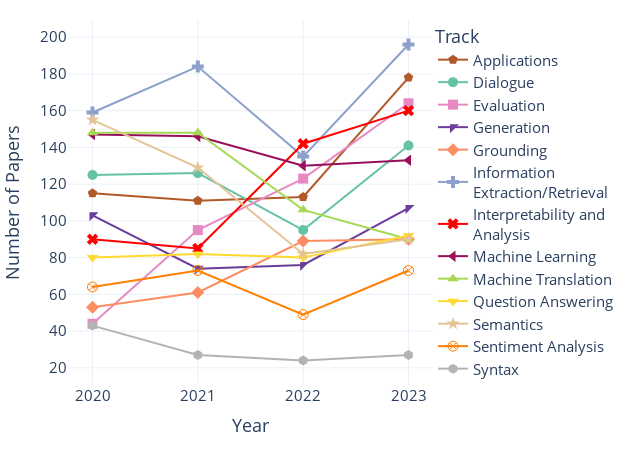

The code cell stored with this chart in its notebook:
### Markdown cell above
### Number of papers in EMNLP/ACL per year by track

### Code cell
count_data = post_2020_df.groupby('year')['track'].value_counts().unstack().fillna(0)
tracks = count_data.columns
fig = go.Figure()

for track in tracks:
    style = track_styles.get(track, {})
    fig.add_trace(go.Scatter(
        x=count_data.index, 
        y=count_data[track], 
        mode='lines+markers',
        name=track_to_pretty_name(track),
        line=dict(color=style['color']),
        marker=dict(symbol=style['marker'], size=10)
    ))


fig.update_layout(
    xaxis_title='Year',
    yaxis_title='Number of Papers',
    legend_title='Track',
    legend=dict(
        x=1,
        y=1,
        bgcolor='rgba(255, 255, 255, 0.5)',
        bordercolor='rgba(0, 0, 0, 0.1)'
    ),
    xaxis=dict(tickmode='array', tickvals=count_data.index, type='category'),
    template='plotly_white',
    width=630,
    height=465,
    margin=dict(l=20, t=20),
    font=dict(size=15)
)

fig.show()

### Figure 1 — Plotly figure (JSON) as saved in the notebook; plotly's stock layout.template omitted (floating-point values rounded to 4 significant figures)
{"data": [{"line": {"color": "#b15928"}, "marker": {"size": 10, "symbol": "pentagon"}, "mode": "lines+markers", "name": "Applications", "type": "scatter", "x": [2020, 2021, 2022, 2023], "y": [115, 111, 113, 178]}, {"line": {"color": "#66c2a5"}, "marker": {"size": 10, "symbol": "circle"}, "mode": "lines+markers", "name": "Dialogue", "type": "scatter", "x": [2020, 2021, 2022, 2023], "y": [125, 126, 95, 141]}, {"line": {"color": "#e78ac3"}, "marker": {"size": 10, "symbol": "square"}, "mode": "lines+markers", "name": "Evaluation", "type": "scatter", "x": [2020, 2021, 2022, 2023], "y": [44, 95, 123, 164]}, {"line": {"color": "#6a3d9a"}, "marker": {"size": 10, "symbol": "triangle-nw"}, "mode": "lines+markers", "name": "Generation", "type": "scatter", "x": [2020, 2021, 2022, 2023], "y": [103, 74, 76, 107]}, {"line": {"color": "#fc8d62"}, "marker": {"size": 10, "symbol": "diamond"}, "mode": "lines+markers", "name": "Grounding", "type": "scatter", "x": [2020, 2021, 2022, 2023], "y": [53, 61, 89, 90]}, {"line": {"color": "#8da0cb"}, "marker": {"size": 10, "symbol": "cross"}, "mode": "lines+markers", "name": "Information <br>Extraction/Retrieval", "type": "scatter", "x": [2020, 2021, 2022, 2023], "y": [159, 184, 135, 196]}, {"line": {"color": "#FF0000"}, "marker": {"size": 10, "symbol": "x"}, "mode": "lines+markers", "name": "Interpretability and <br>Analysis", "type": "scatter", "x": [2020, 2021, 2022, 2023], "y": [90, 85, 142, 160]}, {"line": {"color": "#980e59"}, "marker": {"size": 10, "symbol": "triangle-left"}, "mode": "lines+markers", "name": "Machine Learning", "type": "scatter", "x": [2020, 2021, 2022, 2023], "y": [147, 146, 130, 133]}, {"line": {"color": "#a6d854"}, "marker": {"size": 10, "symbol": "triangle-up"}, "mode": "lines+markers", "name": "Machine Translation", "type": "scatter", "x": [2020, 2021, 2022, 2023], "y": [148, 148, 106, 90]}, {"line": {"color": "#ffd92f"}, "marker": {"size": 10, "symbol": "triangle-down"}, "mode": "lines+markers", "name": "Question Answering", "type": "scatter", "x": [2020, 2021, 2022, 2023], "y": [80, 82, 80, 92]}, {"line": {"color": "#e5c494"}, "marker": {"size": 10, "symbol": "star"}, "mode": "lines+markers", "name": "Semantics", "type": "scatter", "x": [2020, 2021, 2022, 2023], "y": [155, 129, 82, 90]}, {"line": {"color": "#ff7f00"}, "marker": {"size": 10, "symbol": "circle-x-open"}, "mode": "lines+markers", "name": "Sentiment Analysis", "type": "scatter", "x": [2020, 2021, 2022, 2023], "y": [64, 73, 49, 73]}, {"line": {"color": "#b3b3b3"}, "marker": {"size": 10, "symbol": "hexagon"}, "mode": "lines+markers", "name": "Syntax", "type": "scatter", "x": [2020, 2021, 2022, 2023], "y": [43, 27, 24, 27]}], "layout": {"font": {"size": 15}, "height": 465, "legend": {"bgcolor": "rgba(255, 255, 255, 0.5)", "bordercolor": "rgba(0, 0, 0, 0.1)", "title": {"text": "Track"}, "x": 1, "y": 1}, "margin": {"l": 20, "t": 20}, "width": 630, "xaxis": {"autorange": true, "range": [-0.2351, 3.235], "tickmode": "array", "tickvals": [2020, 2021, 2022, 2023], "title": {"text": "Year"}, "type": "category"}, "yaxis": {"autorange": true, "range": [10.66, 209.3], "title": {"text": "Number of Papers"}, "type": "linear"}}}
